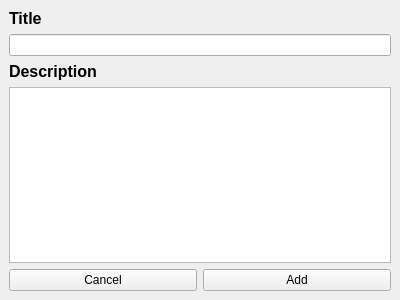
<?xml version="1.0" encoding="UTF-8"?>
<ui version="4.0">
 <class>item_dialog</class>
 <widget class="QMainWindow" name="item_dialog">
  <property name="geometry">
   <rect>
    <x>0</x>
    <y>0</y>
    <width>400</width>
    <height>300</height>
   </rect>
  </property>
  <property name="windowTitle">
   <string>item_dialog</string>
  </property>
  <widget class="QWidget" name="centralwidget">
   <layout class="QGridLayout" name="gridLayout_2">
    <item row="1" column="2">
     <layout class="QVBoxLayout" name="verticalLayout">
      <item>
       <widget class="QLabel" name="label_title">
        <property name="sizePolicy">
         <sizepolicy hsizetype="MinimumExpanding" vsizetype="Minimum">
          <horstretch>0</horstretch>
          <verstretch>0</verstretch>
         </sizepolicy>
        </property>
        <property name="font">
         <font>
          <pointsize>12</pointsize>
          <bold>true</bold>
         </font>
        </property>
        <property name="frameShape">
         <enum>QFrame::NoFrame</enum>
        </property>
        <property name="frameShadow">
         <enum>QFrame::Sunken</enum>
        </property>
        <property name="lineWidth">
         <number>3</number>
        </property>
        <property name="midLineWidth">
         <number>3</number>
        </property>
        <property name="text">
         <string>Title</string>
        </property>
        <property name="textFormat">
         <enum>Qt::AutoText</enum>
        </property>
       </widget>
      </item>
      <item>
       <widget class="QLineEdit" name="lineEdit">
        <property name="alignment">
         <set>Qt::AlignLeading|Qt::AlignLeft|Qt::AlignTop</set>
        </property>
        <property name="dragEnabled">
         <bool>true</bool>
        </property>
       </widget>
      </item>
      <item>
       <widget class="QLabel" name="label_description">
        <property name="sizePolicy">
         <sizepolicy hsizetype="Minimum" vsizetype="Minimum">
          <horstretch>0</horstretch>
          <verstretch>0</verstretch>
         </sizepolicy>
        </property>
        <property name="font">
         <font>
          <pointsize>12</pointsize>
          <bold>true</bold>
         </font>
        </property>
        <property name="text">
         <string>Description</string>
        </property>
       </widget>
      </item>
      <item>
       <widget class="QTextEdit" name="textEdit">
        <property name="lineWidth">
         <number>3</number>
        </property>
        <property name="midLineWidth">
         <number>3</number>
        </property>
       </widget>
      </item>
      <item>
       <layout class="QHBoxLayout" name="horizontalLayout">
        <item>
         <widget class="QPushButton" name="button_cancel">
          <property name="text">
           <string>Cancel</string>
          </property>
         </widget>
        </item>
        <item>
         <widget class="QPushButton" name="button_add">
          <property name="text">
           <string>Add</string>
          </property>
         </widget>
        </item>
       </layout>
      </item>
     </layout>
    </item>
   </layout>
  </widget>
 </widget>
 <resources/>
 <connections/>
</ui>
